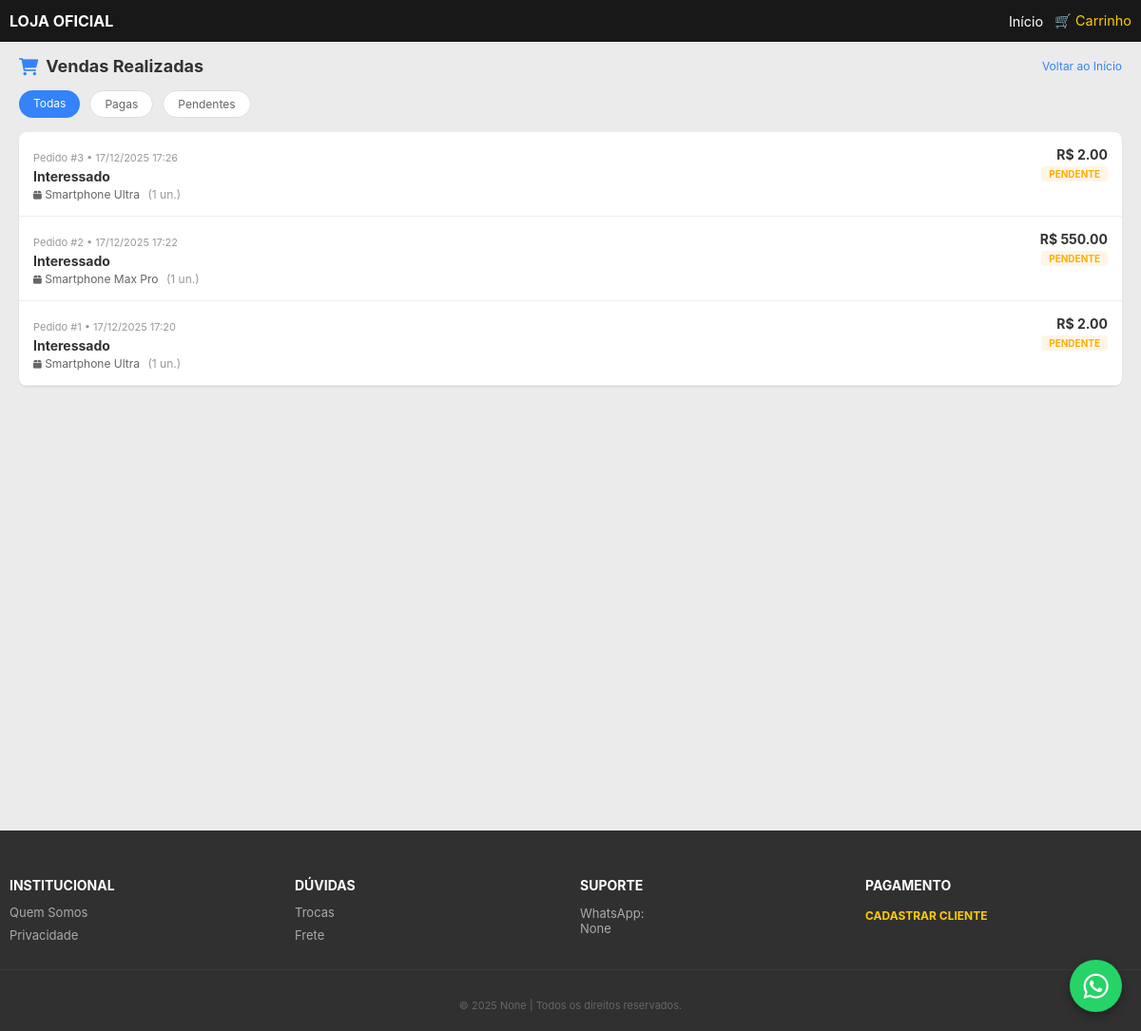
Page /admin/vendas (signed in) on the committed database.
### tables this page shows
CREATE TABLE vendas (
            id INTEGER PRIMARY KEY AUTOINCREMENT,
            data TEXT,
            nome_cliente TEXT,
            email_cliente TEXT,
            whatsapp_cliente TEXT,
            produto_nome TEXT,
            quantidade INTEGER,
            valor_total REAL,
            status TEXT DEFAULT 'pendente'
        );

### main.py (the view)
@app.route("/admin/vendas")
def admin_vendas():
    if 'logged_in' not in session:
        return redirect(url_for('admin_login'))
    vendas_lista = get_vendas()
    return render_template("admin_vendas.html", vendas=vendas_lista)

### database.py (called while the page is built)
def create_connection():
    conn = sqlite3.connect(DB_NAME)
    conn.row_factory = sqlite3.Row  # Acessa colunas por nome
    return conn

def get_vendas():
    conn = create_connection()
    vendas = conn.execute("SELECT * FROM vendas ORDER BY id DESC").fetchall()
    conn.close()
    return [dict(v) for v in vendas]

### templates/admin_vendas.html (shortened to what this page needs)
{% extends "base.html" %}
{% block content %}
<div class="container" style="padding-top: 15px; padding-bottom: 50px; min-height: 100vh;">
    <div style="display: flex; justify-content: space-between; align-items: center; margin-bottom: 15px;">
        <h2 style="font-size: 18px; margin: 0; display: flex; align-items: center; gap: 8px;">
            <i class="fa fa-shopping-cart" style="color: #3483fa;"></i> Vendas Realizadas
        </h2>
        <a href="{{ url_for('admin_dashboard') }}" style="font-size: 12px; color: #3483fa; text-decoration: none;">Voltar ao Início</a>
    </div>
    <div style="display: flex; gap: 10px; overflow-x: auto; padding-bottom: 15px; scrollbar-width: none;">
        <div style="background: #3483fa; color: white; padding: 6px 15px; border-radius: 20px; font-size: 12px; white-space: nowrap;">Todas</div>
        <div style="background: #fff; padding: 6px 15px; border-radius: 20px; font-size: 12px; border: 1px solid #ddd; white-space: nowrap; color: #666;">Pagas</div>
        <div style="background: #fff; padding: 6px 15px; border-radius: 20px; font-size: 12px; border: 1px solid #ddd; white-space: nowrap; color: #666;">Pendentes</div>
    </div>
    <div style="background: #fff; border-radius: 8px; overflow: hidden; box-shadow: 0 1px 2px rgba(0,0,0,0.1);">
        {% if vendas %}
            {% for venda in vendas %}
            <a href="{{ url_for('admin_detalhe_venda', id_venda=venda.id) }}" class="venda-card">
                <div style="display: flex; justify-content: space-between; align-items: flex-start;">
                    <div style="flex: 1;">
                        <span style="font-size: 11px; color: #999;">Pedido #{{ venda.id }} • {{ venda.data }}</span>
                        <div style="font-weight: bold; font-size: 14px; margin: 3px 0; color: #333;">
                            {{ venda.nome_cliente }}
                        </div>
                        <div style="font-size: 12px; color: #666;">
                            <i class="fa fa-box" style="font-size: 10px;"></i> {{ venda.produto_nome }}
                            <span style="color: #999; margin-left: 5px;">({{ venda.quantidade }} un.)</span>
                        </div>
                    </div>
                    <div style="text-align: right; min-width: 80px;">
                        <div style="font-weight: bold; color: #333; font-size: 14px;">R$ {{ "%.2f"|format(venda.valor_total) }}</div>
                        {% if venda.status == 'pago' %}
                            <span class="status-badge status-pago">Pago</span>
                        {% else %}
                            <span class="status-badge status-pendente">Pendente</span>
                        {% endif %}
                    </div>
                </div>
            </a>
            {% endfor %}
        {% endif %}
    </div>
</div>
{% endblock %}

### templates/admin_vendas.html (style rules this page uses)
.status-badge { font-size: 10px; padding: 2px 8px; border-radius: 4px; text-transform: uppercase; font-weight: bold; }
.status-pendente { background: #fff5e6; color: #ffad00; }
.venda-card { text-decoration: none; color: inherit; display: block; padding: 15px; border-bottom: 1px solid #eee; transition: background 0.2s; }

### rows in the picture
vendas: id "3", data "17/12/2025 17:26", nome_cliente "Interessado", produto_nome "Smartphone Ultra", quantidade "1", valor_total "2.00", status "PENDENTE"
vendas: id "2", data "17/12/2025 17:22", nome_cliente "Interessado", produto_nome "Smartphone Max Pro", quantidade "1", valor_total "550.00", status "PENDENTE"
vendas: id "1", data "17/12/2025 17:20", nome_cliente "Interessado", produto_nome "Smartphone Ultra", quantidade "1", valor_total "2.00", status "PENDENTE"

### other values in the picture
{{ config.get('titulo_site', 'LOJA OFICIAL') }} "LOJA OFICIAL"
{{ config.get('contato_whatsapp') }} "None"
{{ config.get('titulo_site') }} "None"
